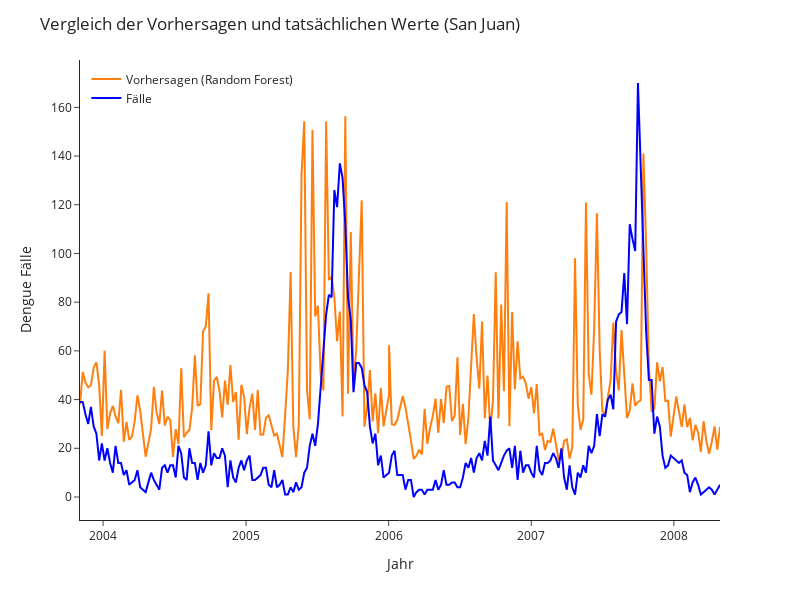

Notebook source saved alongside this figure:
### Code cell
fig = px.scatter(width=800,height= 600, template='simple_white')

#fig_cases_year = px.line(test_features,x='date', y = 'cases',
#                     width=800, height=600,
#                     template='simple_white',
#                     title='Dengue Fälle und Niederschlag in San Juan'
#                        )
fig.add_trace(go.Scatter(x=test_features['date'], y=test_features['rf_predict'],name='Vorhersagen (Random Forest)',mode='lines',opacity=1)) 
fig.add_traces(go.Scatter(x=test_features['date'], y=test_features['cases'],name='Fälle',mode='lines', line=dict(color='blue')))


fig.update_layout(legend=dict(
    yanchor="top",
    y=0.99,
    xanchor="left",
    x=0.01))

fig.update_layout(
    title="Vergleich der Vorhersagen und tatsächlichen Werte (San Juan)",
    xaxis_title="Jahr",
    yaxis_title="Dengue Fälle",
    legend_title="",
)


    

fig.update_xaxes(
    dtick="M12",
    tickformat="%Y")

fig.write_image("./figpred.png")

fig.show()

### Figure 1 — Plotly figure (JSON) as saved in the notebook; plotly's stock layout.template omitted (floating-point values rounded to 4 significant figures; data arrays with more than 128 entries replaced by an {"elided": "..."} marker saying what was removed)
{"data": [{"hovertemplate": "<extra></extra>", "legendgroup": "", "marker": {"color": "#1F77B4", "symbol": "circle"}, "mode": "markers", "name": "", "orientation": "v", "showlegend": false, "type": "scatter", "xaxis": "x", "yaxis": "y"}, {"mode": "lines", "name": "Vorhersagen (Random Forest)", "opacity": 1, "type": "scatter", "x": {"elided": "234 str values"}, "y": {"elided": "234 float values"}}, {"line": {"color": "blue"}, "mode": "lines", "name": "Fälle", "type": "scatter", "x": {"elided": "234 str values"}, "y": {"elided": "234 int values"}}], "layout": {"height": 600, "legend": {"title": {"text": ""}, "tracegroupgap": 0, "x": 0.01, "xanchor": "left", "y": 0.99, "yanchor": "top"}, "margin": {"t": 60}, "title": {"text": "Vergleich der Vorhersagen und tatsächlichen Werte (San Juan)"}, "width": 800, "xaxis": {"anchor": "y", "domain": [0, 1], "dtick": "M12", "tickformat": "%Y", "title": {"text": "Jahr"}}, "yaxis": {"anchor": "x", "domain": [0, 1], "title": {"text": "Dengue Fälle"}}}}
